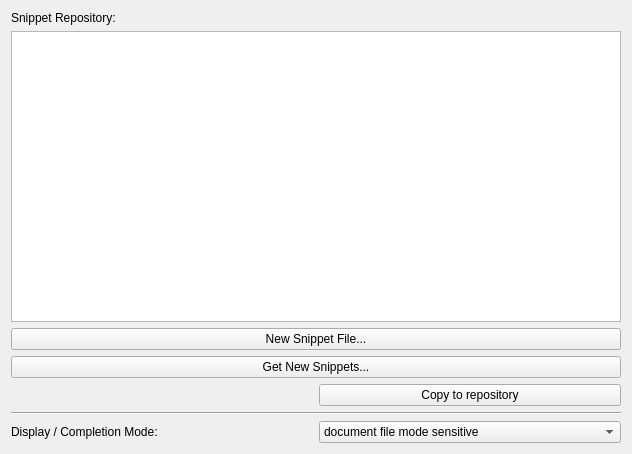
<?xml version="1.0" encoding="UTF-8"?>
<ui version="4.0">
 <class>KTESnippetRepository</class>
 <widget class="QWidget" name="KTESnippetRepository">
  <property name="geometry">
   <rect>
    <x>0</x>
    <y>0</y>
    <width>632</width>
    <height>454</height>
   </rect>
  </property>
  <layout class="QVBoxLayout" name="verticalLayout">
   <item>
    <widget class="QLabel" name="label">
     <property name="text">
      <string>Snippet Repository:</string>
     </property>
    </widget>
   </item>
   <item>
    <widget class="QListView" name="lstSnippetFiles">
     <property name="minimumSize">
      <size>
       <width>0</width>
       <height>280</height>
      </size>
     </property>
    </widget>
   </item>
   <item>
    <widget class="KPushButton" name="btnNew">
     <property name="text">
      <string>New Snippet File...</string>
     </property>
    </widget>
   </item>
   <item>
    <widget class="KPushButton" name="btnGHNS">
     <property name="text">
      <string>Get New Snippets...</string>
     </property>
    </widget>
   </item>
   <item>
    <layout class="QHBoxLayout" name="horizontalLayout">
     <item>
      <widget class="KUrlRequester" name="urlSource"/>
     </item>
     <item>
      <widget class="KPushButton" name="btnCopy">
       <property name="text">
        <string>Copy to repository</string>
       </property>
      </widget>
     </item>
    </layout>
   </item>
   <item>
    <widget class="Line" name="line">
     <property name="orientation">
      <enum>Qt::Horizontal</enum>
     </property>
    </widget>
   </item>
   <item>
    <layout class="QHBoxLayout" name="horizontalLayout_2">
     <item>
      <widget class="QLabel" name="label_2">
       <property name="text">
        <string>Display / Completion Mode:</string>
       </property>
      </widget>
     </item>
     <item>
      <widget class="QComboBox" name="cbMode">
       <item>
        <property name="text">
         <string>document file mode sensitive</string>
        </property>
       </item>
       <item>
        <property name="text">
         <string>listing by snippet file</string>
        </property>
       </item>
      </widget>
     </item>
    </layout>
   </item>
  </layout>
 </widget>
 <customwidgets>
  <customwidget>
   <class>KPushButton</class>
   <extends>QPushButton</extends>
   <header>kpushbutton.h</header>
  </customwidget>
  <customwidget>
   <class>KUrlRequester</class>
   <extends>QFrame</extends>
   <header>kurlrequester.h</header>
  </customwidget>
 </customwidgets>
 <resources/>
 <connections/>
</ui>
